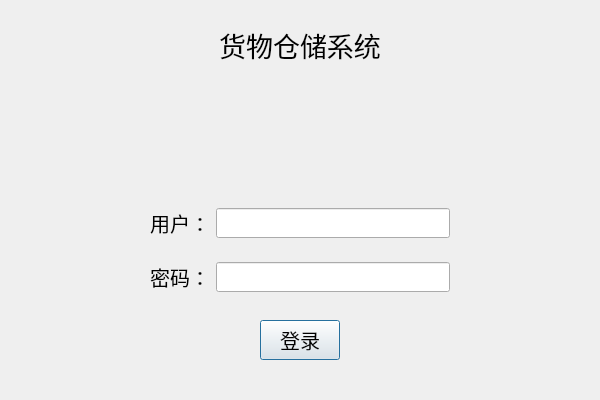
<?xml version="1.0" encoding="UTF-8"?>
<ui version="4.0">
 <class>login</class>
 <widget class="QDialog" name="login">
  <property name="enabled">
   <bool>true</bool>
  </property>
  <property name="geometry">
   <rect>
    <x>0</x>
    <y>0</y>
    <width>600</width>
    <height>400</height>
   </rect>
  </property>
  <property name="minimumSize">
   <size>
    <width>600</width>
    <height>400</height>
   </size>
  </property>
  <property name="maximumSize">
   <size>
    <width>600</width>
    <height>400</height>
   </size>
  </property>
  <property name="windowTitle">
   <string>login</string>
  </property>
  <property name="autoFillBackground">
   <bool>false</bool>
  </property>
  <property name="sizeGripEnabled">
   <bool>false</bool>
  </property>
  <widget class="QLabel" name="lb_title">
   <property name="geometry">
    <rect>
     <x>190</x>
     <y>10</y>
     <width>220</width>
     <height>70</height>
    </rect>
   </property>
   <property name="font">
    <font>
     <pointsize>20</pointsize>
    </font>
   </property>
   <property name="text">
    <string>货物仓储系统</string>
   </property>
   <property name="alignment">
    <set>Qt::AlignCenter</set>
   </property>
  </widget>
  <widget class="QPushButton" name="btn_login">
   <property name="geometry">
    <rect>
     <x>260</x>
     <y>320</y>
     <width>80</width>
     <height>40</height>
    </rect>
   </property>
   <property name="font">
    <font>
     <pointsize>15</pointsize>
    </font>
   </property>
   <property name="text">
    <string>登录</string>
   </property>
  </widget>
  <widget class="QWidget" name="input" native="true">
   <property name="geometry">
    <rect>
     <x>150</x>
     <y>190</y>
     <width>300</width>
     <height>120</height>
    </rect>
   </property>
   <property name="minimumSize">
    <size>
     <width>300</width>
     <height>100</height>
    </size>
   </property>
   <layout class="QGridLayout" name="gridLayout">
    <item row="0" column="0">
     <widget class="QLabel" name="lb_user">
      <property name="font">
       <font>
        <pointsize>15</pointsize>
       </font>
      </property>
      <property name="text">
       <string>用户：</string>
      </property>
      <property name="alignment">
       <set>Qt::AlignRight|Qt::AlignTrailing|Qt::AlignVCenter</set>
      </property>
     </widget>
    </item>
    <item row="0" column="1">
     <widget class="QLineEdit" name="ed_username">
      <property name="minimumSize">
       <size>
        <width>0</width>
        <height>30</height>
       </size>
      </property>
     </widget>
    </item>
    <item row="1" column="0">
     <widget class="QLabel" name="lb_pwd">
      <property name="font">
       <font>
        <pointsize>15</pointsize>
       </font>
      </property>
      <property name="text">
       <string>密码：</string>
      </property>
      <property name="alignment">
       <set>Qt::AlignRight|Qt::AlignTrailing|Qt::AlignVCenter</set>
      </property>
     </widget>
    </item>
    <item row="1" column="1">
     <widget class="QLineEdit" name="ed_password">
      <property name="minimumSize">
       <size>
        <width>0</width>
        <height>30</height>
       </size>
      </property>
     </widget>
    </item>
   </layout>
  </widget>
  <widget class="QLabel" name="lb_usericon">
   <property name="geometry">
    <rect>
     <x>240</x>
     <y>85</y>
     <width>120</width>
     <height>120</height>
    </rect>
   </property>
   <property name="styleSheet">
    <string notr="true">border-image: url(:/img/user_icon.svg);</string>
   </property>
   <property name="text">
    <string/>
   </property>
  </widget>
 </widget>
 <resources/>
 <connections/>
</ui>
